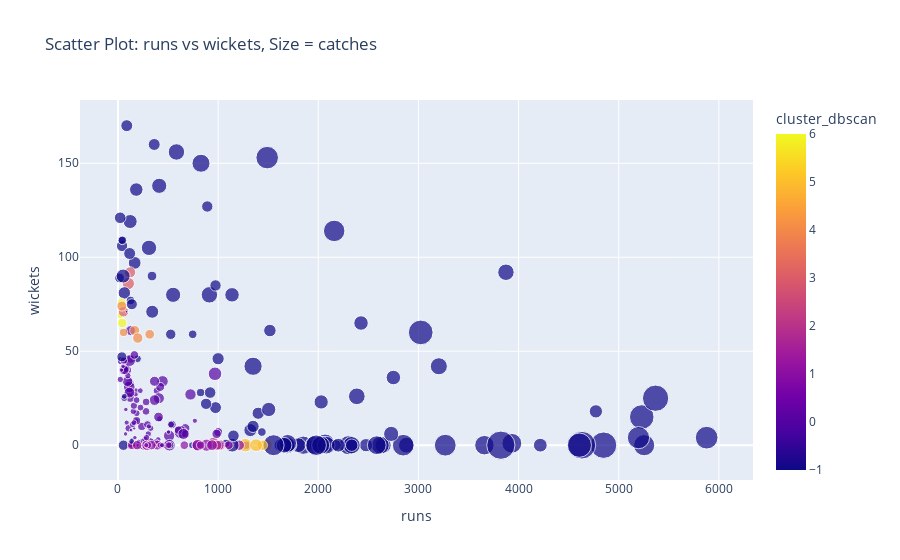

The notebook cell saved with this chart:
### Code cell
plot_clusters('runs','wickets','cluster_dbscan','catches')

### Figure 1 — Plotly figure (JSON) as saved in the notebook; plotly's stock layout.template omitted (floating-point values rounded to 4 significant figures; data arrays with more than 128 entries replaced by an {"elided": "..."} marker saying what was removed)
{"data": [{"customdata": {"elided": "251x1 str values"}, "hovertemplate": "runs=%{x}<br>wickets=%{y}<br>catches=%{marker.size}<br>name=%{customdata[0]}<br>cluster_dbscan=%{marker.color}<extra></extra>", "legendgroup": "", "marker": {"color": {"elided": "251 int values"}, "coloraxis": "coloraxis", "size": {"elided": "251 int values"}, "sizemode": "area", "sizeref": 0.295, "symbol": "circle"}, "mode": "markers", "name": "", "orientation": "v", "showlegend": false, "type": "scatter", "x": {"elided": "251 int values"}, "xaxis": "x", "y": {"elided": "251 int values"}, "yaxis": "y"}], "layout": {"coloraxis": {"colorbar": {"title": {"text": "cluster_dbscan"}}, "colorscale": [[0, "#0d0887"], [0.1111, "#46039f"], [0.2222, "#7201a8"], [0.3333, "#9c179e"], [0.4444, "#bd3786"], [0.5556, "#d8576b"], [0.6667, "#ed7953"], [0.7778, "#fb9f3a"], [0.8889, "#fdca26"], [1, "#f0f921"]]}, "legend": {"itemsizing": "constant", "tracegroupgap": 0}, "title": {"text": "Scatter Plot: runs vs wickets, Size = catches"}, "xaxis": {"anchor": "y", "domain": [0, 1], "title": {"text": "runs"}}, "yaxis": {"anchor": "x", "domain": [0, 1], "title": {"text": "wickets"}}}}
